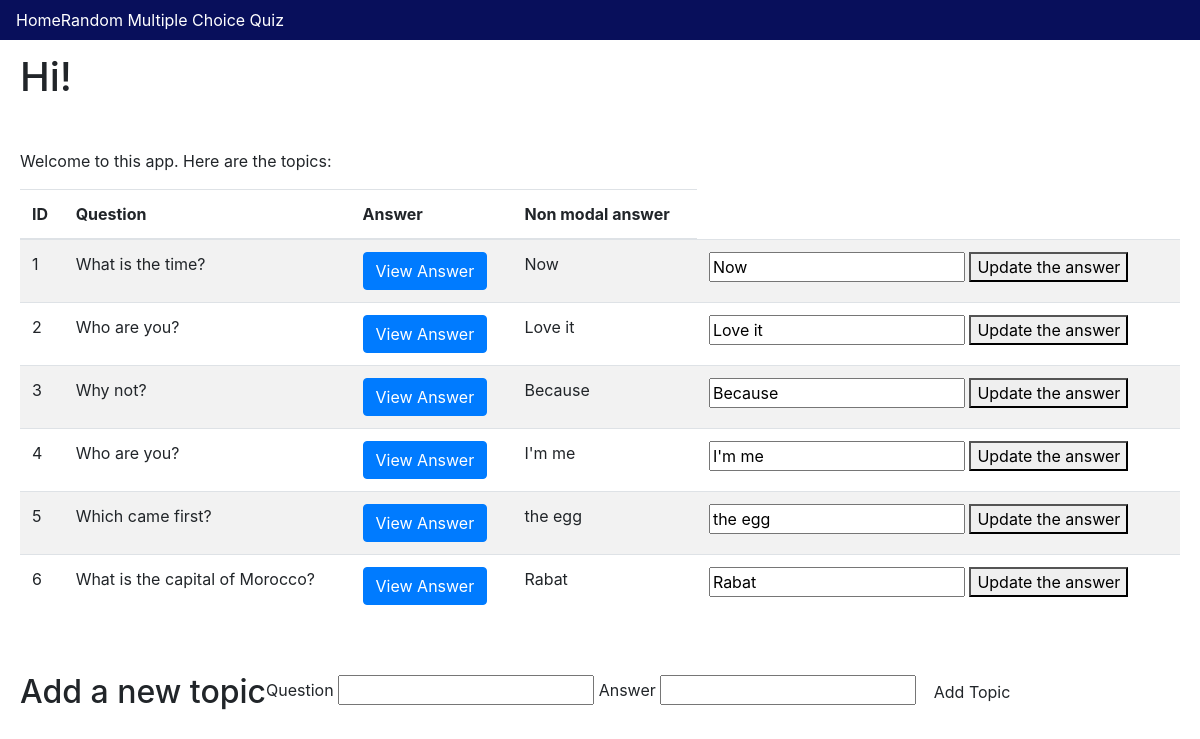
Before: / with the older database file.
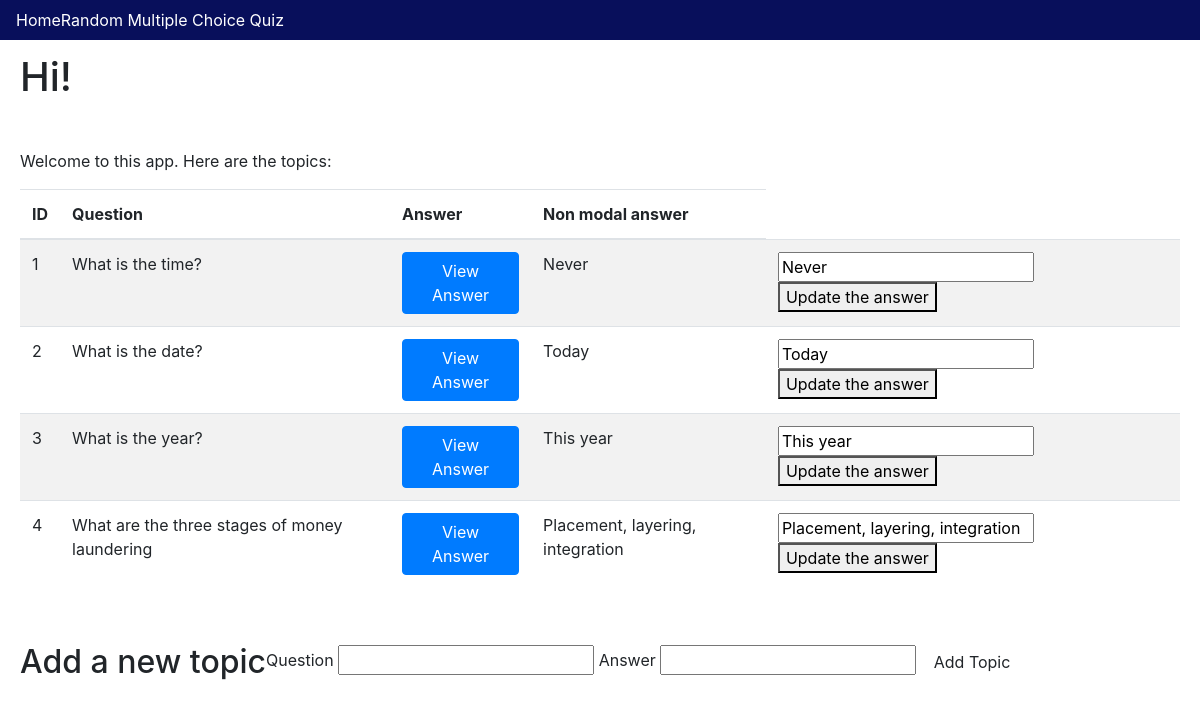
After: the same page with the newer database file.
### app/models.py (models this page shows, shortened)
class Topic(db.Model):
    id = db.Column(db.Integer, primary_key=True)
    question = db.Column(db.String(64), index=True)
    answer = db.Column(db.String(64))
    user_answer = db.Column(db.Enum(AnswerChoices), default=AnswerChoices.a, nullable=False)

### app/routes.py (the view)
@app.route('/')
def index():
    topics = Topic.query.all()
    return render_template('index.html', title='Home', topics=topics)

### app/templates/index.html (shortened to what this page needs)
{% extends "base.html" %} {% block content %}
<div class="container-fluid">
    <div class="row">
        <h1>Hi!</h1>
    </div>
    <div class="row">
        <p>Welcome to this app. Here are the topics:</p>
        <table class="table table-striped">
            <thead>
                <th>ID</th>
                <th>Question</th>
                <th>Answer</th>
                <th>Non modal answer</th>
            </thead>
            <tbody>
                {% for topic in topics %}
                <tr>
                    <td>{{topic.id}}</td>
                    <td> {{topic.question}}</td>
                    <td>
                        <button type="button" class="btn btn-primary" data-toggle="modal" data-target="#myModal{{ topic.id }}">View Answer
                        </button>
                    </td>
                    <td>{{topic.answer}}</td>
                    <td>
                        <form method="POST" action="/{{topic.id}}/update">
                            <input type="text" value="{{topic.answer}}" name="newanswer">
                            <button type="submit" value="Update">Update the answer</button>
                        </form>
                    </td>
                </tr>
                {% endfor %}
            </tbody>
        </table>
    </div>
    <div class="row">
        <h2>Add a new topic</h2>
        <form action="/" method="POST">
            <label for="question">Question</label>
            <input type="text" name="question" id="question" required />
            <label for="answer">Answer</label>
            <input type="text" name="answer" id="answer" required />
            <button type="submit" class="save btn btn-default" value="Add Topic">Add Topic</button>
        </form>
    </div>
</div>
{% endblock %}

### app/templates/base.html (shortened to what this page needs)
<!DOCTYPE html>
<html lang="en">
<head>
    <link rel="stylesheet" href="../static/css/styles.css">
    <link rel="stylesheet" href="https://stackpath.bootstrapcdn.com/bootstrap/4.4.1/css/bootstrap.min.css">
</head>
<body>
    <div class="header">
        <nav class="navbar fixed-top navbar-expand-sm">
            <div class="collapse navbar-collapse" id="navbarMenu">
                <ul class="navbar-nav">
                    <li><a href="/">Home</a></li>
                    <li><a href="/random_quiz">Random Multiple Choice Quiz</a></li>
                </ul>
            </div>
        </nav>
    </div>
    <hr> {% block content %}{% endblock %}
</body>
</html>

### app/static/css/styles.css (style rules this page uses)
nav { background-color: #080F5B; }
nav a { color: white }
.navbar-nav { list-style-type: none; }
.row { padding: 20px; }

Changed rows visible on the page:
removed Topic: id "5", question "Which came first?", answer "the egg", newanswer "the egg"
removed Topic: id "6", question "What is the capital of Morocco?", answer "Rabat", newanswer "Rabat"
changed Topic "What is the time?": answer "Now" → "Never"; newanswer "Now" → "Never"
changed Topic id 2: question "Who are you?" → "What is the date?"; answer "Love it" → "Today"; newanswer "Love it" → "Today"
changed Topic id 3: question "Why not?" → "What is the year?"; answer "Because" → "This year"; newanswer "Because" → "This year"
changed Topic id 4: question "Who are you?" → "What are the three stages of money laundering"; answer "I'm me" → "Placement, layering, integration"; newanswer "I'm me" → "Placement, layering, integration"
